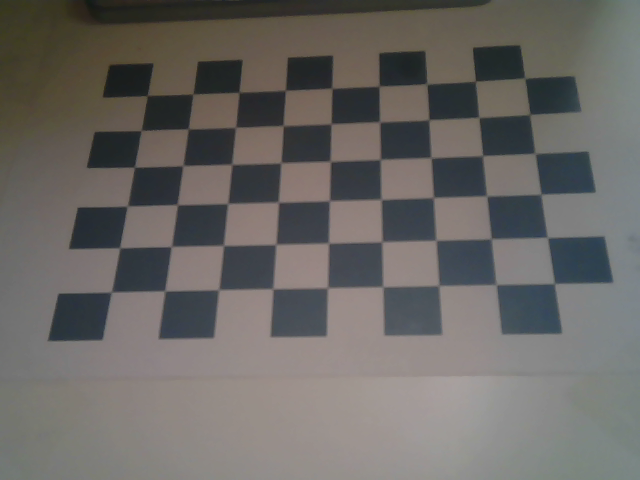
#> input picture archive/cam_calibration_images/img1.png, 640 x 480 px; its folder holds only this picture in this run
$ python calibration_validation.py
#> lines starting #> are read from the running program, lines starting #| are printed output that depends on the picture; long printed decimals are rounded
import cv2
import numpy as np
import time
import glob
import os
import re
import matplotlib.pyplot as plt

class Camera_Calibration:
    def __init__(self):
        # create the dictionary to store the image for calibration
        self._path = os.getcwd() + "/cam_calibration_images"
        if not os.path.exists(self._path):
            os.mkdir(self._path)

        # determind the camera
     #    self.cap = cv2.VideoCapture(2)

    def camera_calibration_validate(self):
        # print("###########Waiting for Calibration###########")

        width = 9
        height = 6

        criteria = (cv2.TERM_CRITERIA_EPS + cv2.TERM_CRITERIA_MAX_ITER, 30, 0.001)
        objp = np.zeros((height*width,3), np.float32)
        objp[:,:2] = np.mgrid[0:width,0:height].T.reshape(-1,2) * 0.016

        # [5 lines of commented-out code are left out]

        images = sorted(glob.glob('scripts/cam_calibration_images/*.png'))

        print(len(images), "in total")

        error = []
        numb_images = []

        for n in range(0,25):
                # intialise the object points and image points
                objpoints = [] # 3d point in real world space
                imgpoints = [] # 2d points in image plane.
                # [4 lines of commented-out code are left out]
                calibrate_images = images[0:n+1]
                numb_images.append(n+1)

                for fname in calibrate_images:
                    img = cv2.imread(fname)
#> img is the input picture: shape (480, 640, 3); mean B, G, R 100.7, 103.7, 106.3
                    _name = str(fname)
                    gray = cv2.cvtColor(img, cv2.COLOR_BGR2GRAY)
                    # Find the chess board corners
                    ret, corners = cv2.findChessboardCorners(gray, (width,height), None)
#> ret = True; corners = 54 rows, first 8: [146.7, 95.71], [192.8, 93.96], [239, 92.04], [285.3, 90.39], [332, 88.41], [379.5, 86.01], [426.9, 84.32], [475.6, 80.97]

                    # If found, add object points, image points (after refining them)
                    if ret == True:
                         objpoints.append(objp)
                         corners2 = cv2.cornerSubPix(gray, corners, (11,11), (-1,-1), criteria)
#> corners2 = 54 rows, first 8: [147.2, 95.51], [193, 94.07], [238.9, 92.21], [285.4, 90.34], [331.8, 88.21], [379.2, 86.06], [426.6, 83.83], [475.4, 81.25]
                         imgpoints.append(corners2)

                print("len of objpoints", len(objpoints))

                self.ret, self.mtx, self.dist, self.rvecs, self.tvecs, self.stdDeviationsIntrinsics, self.stdDeviationsExtrinsics, self.perViewErrors = cv2.calibrateCameraExtended(objpoints, imgpoints,
                                                                                                                                                                                    gray.shape[::-1],
                                                                                                                                                                                    None, None)
#> self.ret = 0.245; self.mtx = [[645.4, 0, 328.9], [0, 591.9, 263.8], [0, 0, 1]]; self.dist = [[0.191, -1.37, -0.00344, -0.00906, 4.69]]; self.rvecs = ([-0.438, 0.101, -0.002],); self.tvecs = ([-0.0625, -0.0633, 0.228],); self.stdDeviationsIntrinsics = 18 values, max 60.25 at index 1, min 0 at index 9, mean 8.77; self.stdDeviationsExtrinsics = [0.041, 0.00902, 0.00451, 0.00394, 0.00886, 0.0198]; self.perViewErrors = [0.245]

                if len(calibrate_images) != len(self.rvecs):
                    print(len(calibrate_images) - len(self.rvecs), "image(s) calibration failed")

                else:
                    error.append(np.average(self.perViewErrors))
                    print("average error is", np.average(self.perViewErrors))
#| average error is 0.2451
                    print("###########Calibration Done###########")
                    print()

        plt.plot(np.arange(1,26), error)
        # plt.xticks(range(1,26))
        plt.savefig("average_error.png")
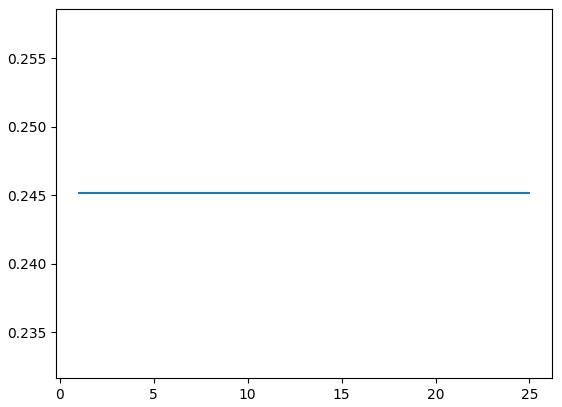
#> figure drawn by matplotlib, 1 panel
        plt.show()

if __name__ == "__main__":
    calibration = Camera_Calibration()
    calibration.camera_calibration_validate()
    # print(np.arange(1,20))
    # plt.xticks(range(1,3))
    # plt.show()
